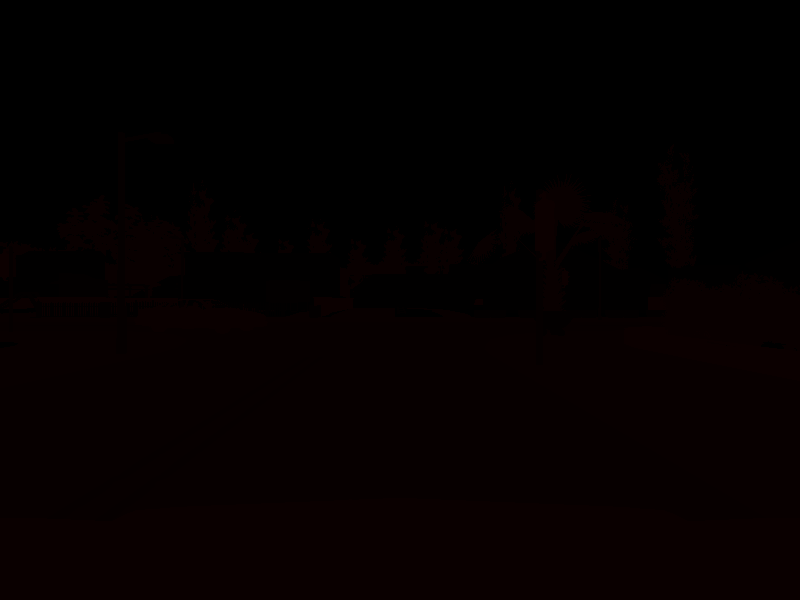
#> input picture data/val/masks/F70-27.png, 800 x 600 px
$ python test_png.py data/val/masks/F70-27.png
#> lines starting #> are read from the running program, lines starting #| are printed output that depends on the picture
#!/usr/bin/env python
"""
Test rapide : vérifier que le chargement des masques est correct
après correction du bug .convert('L')
"""

import numpy as np
from PIL import Image
import sys

def test_png_loading_methods(png_path):
    """Compare les deux méthodes de chargement"""
#> called with png_path = 'data/val/masks/F70-27.png'

    print(f"\n{'='*60}")
    print(f"TEST DE CHARGEMENT PNG")
    print(f"Fichier: {png_path}")
    print(f"{'='*60}\n")

    # Méthode 1 : BUGUÉE (convert('L'))
    print("1️⃣ Méthode BUGUÉE : convert('L')")
    mask_pil = Image.open(png_path)
#> mask_pil is the input picture: PIL image 800x600 RGB; mean R, G, B 4.58, 0, 0
    print(f"   Mode PIL original: {mask_pil.mode}")
#|    Mode PIL original: RGB

    if mask_pil.mode != 'L':
        mask_pil = mask_pil.convert('L')
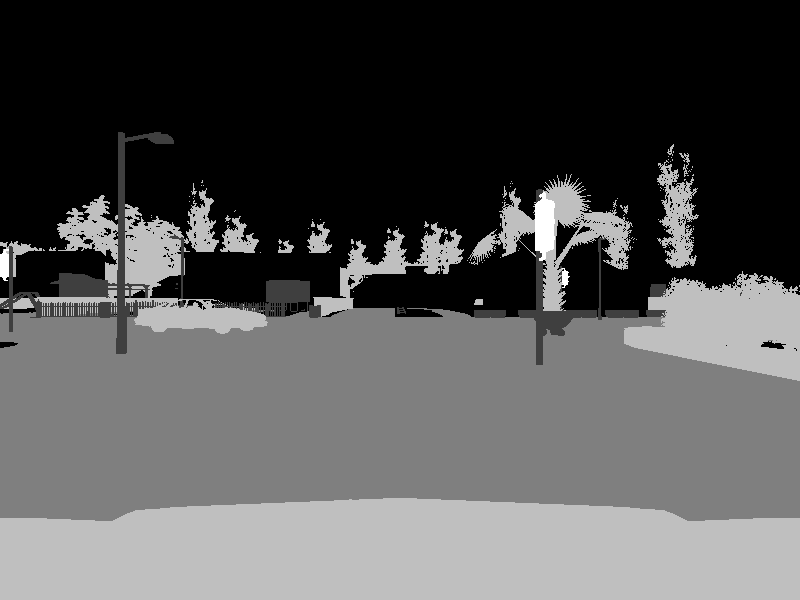
#> mask_pil: PIL image 800x600 L; min 0, max 4, mean 1.32; drawn with min black and max white
    mask_buggy = np.array(mask_pil)

    print(f"   Shape après convert: {mask_buggy.shape}")
#|    Shape après convert: (600, 800)
    print(f"   Valeurs uniques: {np.unique(mask_buggy)}")
#|    Valeurs uniques: [0 1 2 3 4]
    print(f"   Min/Max: {mask_buggy.min()} / {mask_buggy.max()}")
#|    Min/Max: 0 / 4

    has_road_buggy = 7 in np.unique(mask_buggy)
#> has_road_buggy = False
    print(f"   Classe 7 (Road) présente: {'✅' if has_road_buggy else '❌'}")
#|    Classe 7 (Road) présente: ❌

    # Méthode 2 : CORRECTE (canal 0)
    print("\n2️⃣ Méthode CORRECTE : extraction canal 0")
    mask_pil = Image.open(png_path)
    mask_correct = np.array(mask_pil)
    print(f"   Shape brut: {mask_correct.shape}")
#|    Shape brut: (600, 800, 3)

    if len(mask_correct.shape) == 3:
        print(f"   → Extraction du canal 0")
        mask_correct = mask_correct[:, :, 0]
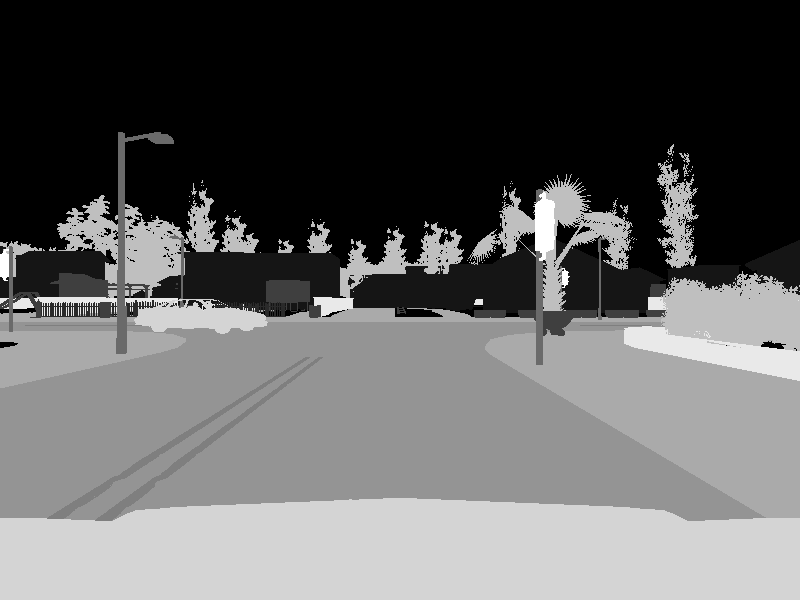
#> mask_correct: shape (600, 800); min 0, max 12, mean 4.58; drawn with min black and max white

    print(f"   Shape final: {mask_correct.shape}")
#|    Shape final: (600, 800)
    print(f"   Valeurs uniques: {np.unique(mask_correct)}")
#|    Valeurs uniques: [ 0  1  2  3  5  6  7  8  9 10 11 12]
    print(f"   Min/Max: {mask_correct.min()} / {mask_correct.max()}")
#|    Min/Max: 0 / 12

    has_road_correct = 7 in np.unique(mask_correct)
#> has_road_correct = True
    print(f"   Classe 7 (Road) présente: {'✅' if has_road_correct else '❌'}")
#|    Classe 7 (Road) présente: ✅

    # Comparaison
    print(f"\n{'='*60}")
    print("COMPARAISON")
    print(f"{'='*60}")

    if has_road_buggy and has_road_correct:
        print("✅ Les deux méthodes fonctionnent (masque déjà en grayscale)")
    elif not has_road_buggy and has_road_correct:
        print("❌ Méthode buguée détecte PAS Road")
        print("✅ Méthode correcte détecte Road")
        print("\n⚠️  CONFIRMATION DU BUG : Le PNG est en RGB et convert('L') corrompt les classes")

        # Montrer l'effet de la corruption
        print("\nEFFET DE LA CORRUPTION (exemples) :")
        for orig_cls in [7, 6, 10]:  # Road, RoadLine, Vehicles
            if orig_cls in np.unique(mask_correct):
                # Dans le masque bugué, classe 7 devient ~2.1 → 2
                corrupted_val = int(0.299 * orig_cls)
                print(f"  Classe {orig_cls:2d} → {corrupted_val:2d} (0.299 * {orig_cls} ≈ {0.299*orig_cls:.1f})")
    elif has_road_buggy and not has_road_correct:
        print("⚠️  Cas inattendu : seule la méthode buguée détecte Road")
        print("    Vérifiez le canal contenant les classes")
    else:
        print("❌ Aucune méthode ne détecte Road - problème de masque")

    print(f"\n{'='*60}\n")

    return has_road_buggy, has_road_correct


if __name__ == '__main__':
    if len(sys.argv) < 2:
        print("Usage: python test_png_loading.py <masque.png>")
        print("\nExemple:")
        print("  python test_png_loading.py data/val/masks/F70-27.png")
        sys.exit(1)

    png_path = sys.argv[1]

    try:
        has_road_buggy, has_road_correct = test_png_loading_methods(png_path)
#> has_road_buggy = False; has_road_correct = True

        if not has_road_buggy and has_road_correct:
            print("✅ CONFIRMATION : Le bug .convert('L') est présent dans votre code")
            print("📝 ACTION : Remplacez dataset.py par la version corrigée")
        elif has_road_buggy and has_road_correct:
            print("✅ OK : Votre PNG est déjà en grayscale, pas de corruption")
        else:
            print("⚠️  ATTENTION : Résultats inattendus, vérifiez le masque")

    except Exception as e:
        print(f"❌ Erreur: {e}")
        import traceback
        traceback.print_exc()

$ run again, with data/val/masks/F70-46.png copied over data/val/masks/F70-27.png
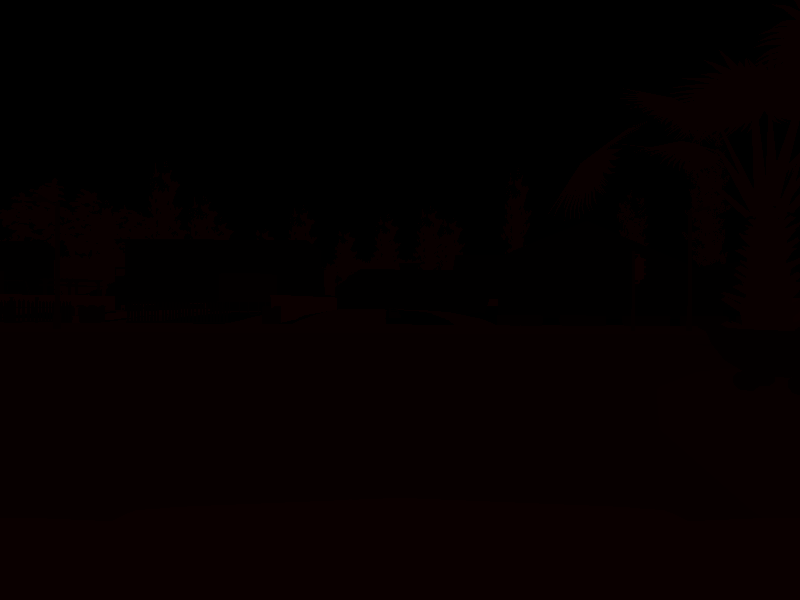
#> input picture data/val/masks/F70-46.png, 800 x 600 px
#> in test_png_loading_methods, mask_pil is the input picture: PIL image 800x600 RGB; mean R, G, B 4.71, 0, 0
#|    Mode PIL original: RGB
#> in test_png_loading_methods, `mask_pil = mask_pil.convert('L')`:
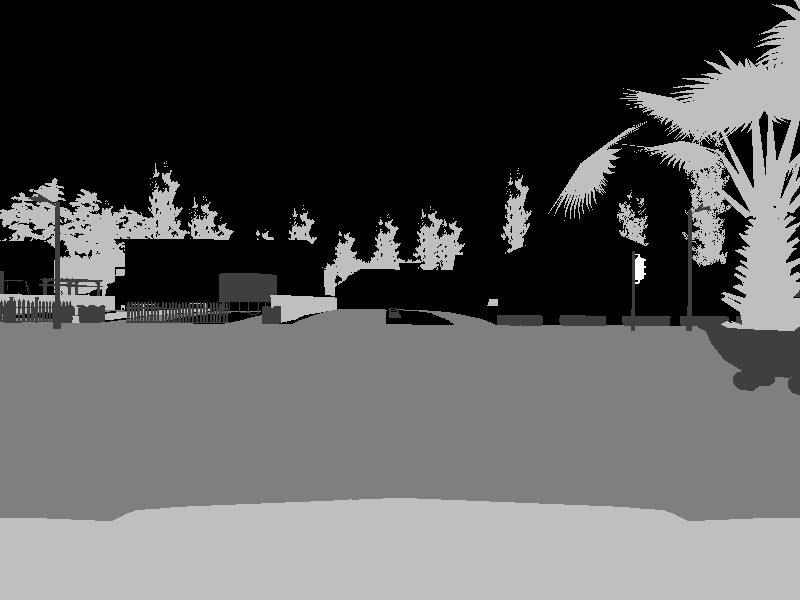
#> mask_pil: PIL image 800x600 L; min 0, max 4, mean 1.37; drawn with min black and max white
#|    Shape après convert: (600, 800)
#|    Valeurs uniques: [0 1 2 3 4]
#|    Min/Max: 0 / 4
#> in test_png_loading_methods, `has_road_buggy = 7 in np.unique(mask_buggy)`: has_road_buggy = False
#|    Classe 7 (Road) présente: ❌
#|    Shape brut: (600, 800, 3)
#> in test_png_loading_methods, `mask_correct = mask_correct[:, :, 0]`:
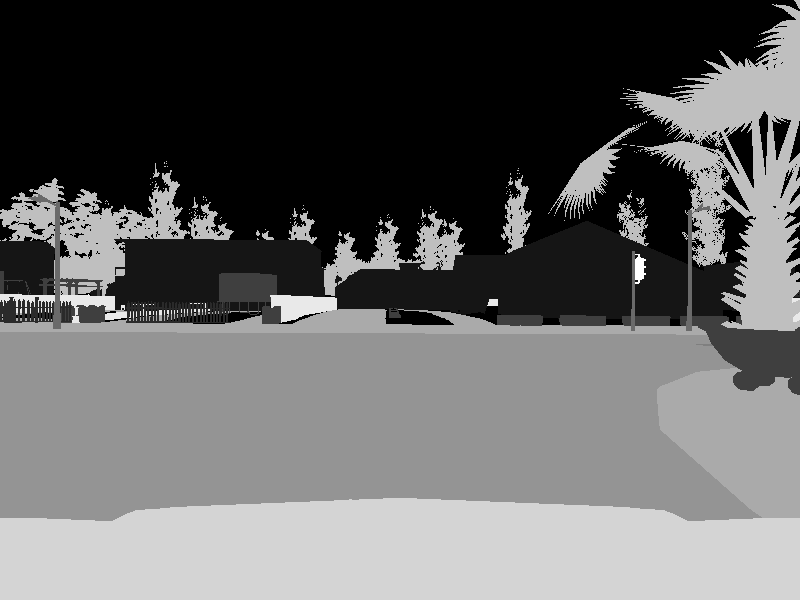
#> mask_correct: shape (600, 800); min 0, max 12, mean 4.71; drawn with min black and max white
#|    Shape final: (600, 800)
#|    Valeurs uniques: [ 0  1  2  3  5  6  7  8  9 10 11 12]
#|    Min/Max: 0 / 12
#> in test_png_loading_methods, `has_road_correct = 7 in np.unique(mask_correct)`: has_road_correct = True
#|    Classe 7 (Road) présente: ✅
#> `has_road_buggy, has_road_correct = test_png_loading_methods(png_path)`: has_road_buggy = False; has_road_correct = True
